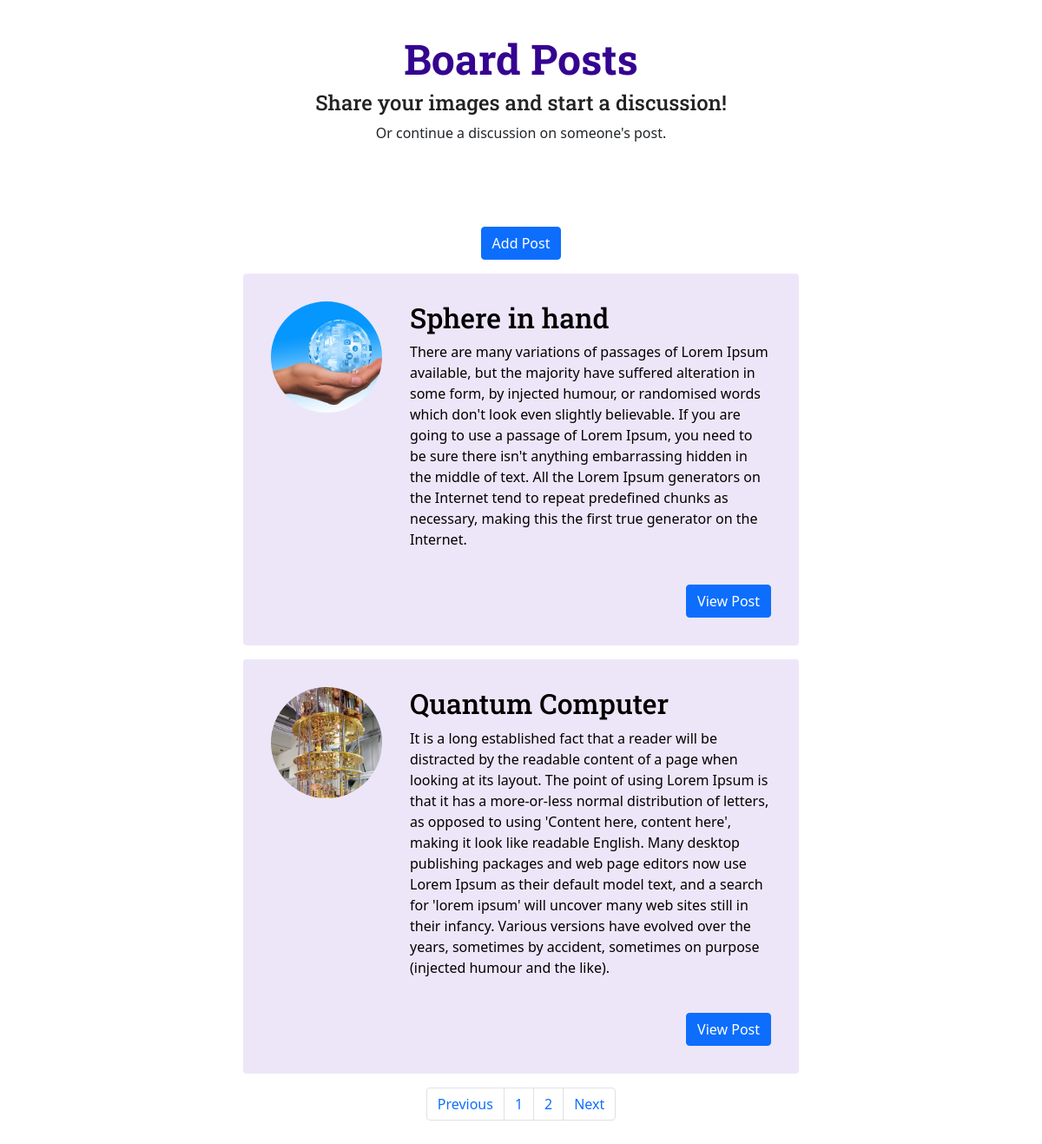
Screenshot of /?page=2 with the database file from the repository.
### board/models.py (models this page shows, shortened)
class Post(models.Model):
    id = models.AutoField(primary_key=True, auto_created=True)
    photo = models.ImageField(upload_to='images')
    created_at = models.DateTimeField(auto_now_add = True)
    updated_at = models.DateTimeField(auto_now = True)
    title = models.CharField(max_length=100)
    content = models.TextField(max_length=1000)
    likes = models.PositiveIntegerField(default=0, editable=False)
    slug = models.SlugField(unique=True)
    def add_like(self):
        self.likes = self.likes + 1

### board/views.py (the view, shortened to what this page needs)
# urls.py: path('', views.index, name='all-posts'), # our-domain.com/
def index(request):
    posts = Post.objects.all().order_by('-created_at')
    page = request.GET.get('page', 1)
    paginator = Paginator(posts, 3)
    page_posts = paginator.page(page)
    if request.method == 'GET':
        post_form = PostForm()
    return render(request, 'board/index.html', {
        'show_board': True,
        'board_posts': page_posts,
        'form': post_form
    })

### board/templates/board/index.html (shortened to what this page needs)
{% extends 'board/base/base.html' %}
{% load static %}
{% block site_css %}
	<link rel="stylesheet" href="{% static 'board/styles/all-posts.css' %}" />
{% endblock %}
{% block main_heading %}
	Share your images and start a discussion!
{% endblock %}
{% block header_content %}
	<p>Or continue a discussion on someone's post.</p>
{% endblock %}
{% block main %}
	<div class="container">
		<section>
			<div class="add">
				<button type="button" class="btn btn-primary" onClick="toggle('post')">Add Post</button>
			</div>
			<ol>
			{% for post in board_posts %}
				{% include 'board/includes/post-item.html' with title=post.title image=post.photo.url content=post.content add_like=post.add_like likes=post.likes slug=post.slug %}
			{% endfor %}
			</ol>
			{% include 'board/includes/pagination.html' with list=board_posts %}
		</section>
	</div>
{% endblock %}

### board/templates/board/includes/post-item.html (shortened to what this page needs)
<li class="post-item">
	<article>
		<div class="post-summary">
			<div class="post-image">
				<a href="{{ post.photo.url }}"><img src="{{ image }}" alt="{{ title }}"></a>
			</div>
			<div class="post-details">
				<h3>{{ title }}</h3>
				<p>{{ content }}</p>
			</div>
		</div>
		<div class="post-actions">
				<a href="{% url 'post-details' slug %}"><button type="button" class="btn btn-primary">View Post</button></a>
		</div>
	</article>
</li>

### board/static/board/styles/base.css (style rules this page uses)
* { box-sizing: border-box; }
body { font-family: 'Roboto', sans-serif; margin: auto; background-color: #ccc3db; color: #3e3e41; }
h1, h2, h3 { font-family: 'Roboto Slab', sans-serif; color: #222224; }
button, .btn { cursor: pointer; font: inherit; padding: 0.5rem 1.5rem; background-color: #350490; border: 1px solid #350490; color: white; border-radius: 4px; text-decoration: none; }

### board/static/board/styles/all-posts.css (style rules this page uses)
section { max-width: 40rem; margin: 3rem auto; }
ol { list-style: none; margin: 0; padding: 0; }
.post-item { margin: 1rem 0; background-color: #ede6f8; padding: 2rem; color: black; border-radius: 4px; }
.add { text-align: center; }
.post-summary { display: flex; align-items: flex-start; }
.post-image { margin-right: 2rem; }
.post-image img { width: 8rem; height: 8rem; object-fit: cover; border-radius: 50%; }
.post-details h3 { color: inherit; margin-top: 0; margin-bottom: 0.5rem; font-size: 2rem; }
.post-actions { margin-top: 1.5rem; text-align: right; }

### rows the page displays
Post: shows a picture, title "Sphere in hand", content "There are many variations of passages of Lorem Ipsum available, but the majority have suffered alteration in some form, by injected humour, or randomised words which don't look even slightly believable. If you are going to use a passage of Lorem Ipsum, you need to be sure there isn't anything embarrassing hidden in the middle of text. All the Lorem Ipsum generators on the Internet tend to repeat predefined chunks as necessary, making this the first true generator on the Internet."
Post: shows a picture, title "Quantum Computer", content "It is a long established fact that a reader will be distracted by the readable content of a page when looking at its layout. The point of using Lorem Ipsum is that it has a more-or-less normal distribution of letters, as opposed to using 'Content here, content here', making it look like readable English. Many desktop publishing packages and web page editors now use Lorem Ipsum as their default model text, and a search for 'lorem ipsum' will uncover many web sites still in their infancy. Various versions have evolved over the years, sometimes by accident, sometimes on purpose (injected humour and the like)."

### other values shown
{{ i }} "1"
{{ i }} "2"
